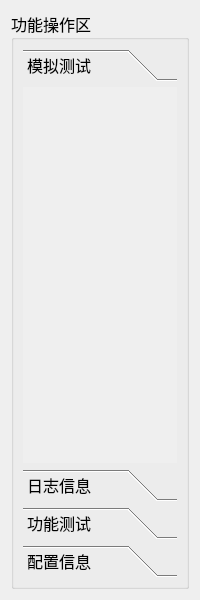
<?xml version="1.0" encoding="UTF-8"?>
<ui version="4.0">
 <class>SitoolBoxWid</class>
 <widget class="QWidget" name="SitoolBoxWid">
  <property name="geometry">
   <rect>
    <x>0</x>
    <y>0</y>
    <width>200</width>
    <height>600</height>
   </rect>
  </property>
  <property name="windowTitle">
   <string>Form</string>
  </property>
  <layout class="QGridLayout" name="gridLayout">
   <item row="0" column="0">
    <widget class="QGroupBox" name="groupBox">
     <property name="font">
      <font>
       <family>微软雅黑</family>
       <pointsize>12</pointsize>
      </font>
     </property>
     <property name="title">
      <string>功能操作区</string>
     </property>
     <layout class="QGridLayout" name="gridLayout_2">
      <item row="0" column="0">
       <widget class="QToolBox" name="toolBox">
        <property name="currentIndex">
         <number>0</number>
        </property>
        <widget class="QWidget" name="simulatePage">
         <property name="geometry">
          <rect>
           <x>0</x>
           <y>0</y>
           <width>162</width>
           <height>401</height>
          </rect>
         </property>
         <attribute name="label">
          <string>模拟测试</string>
         </attribute>
        </widget>
        <widget class="QWidget" name="logsPage">
         <property name="geometry">
          <rect>
           <x>0</x>
           <y>0</y>
           <width>162</width>
           <height>446</height>
          </rect>
         </property>
         <attribute name="label">
          <string>日志信息</string>
         </attribute>
        </widget>
        <widget class="QWidget" name="testPage">
         <property name="geometry">
          <rect>
           <x>0</x>
           <y>0</y>
           <width>162</width>
           <height>446</height>
          </rect>
         </property>
         <attribute name="label">
          <string>功能测试</string>
         </attribute>
        </widget>
        <widget class="QWidget" name="settingPage">
         <property name="geometry">
          <rect>
           <x>0</x>
           <y>0</y>
           <width>162</width>
           <height>446</height>
          </rect>
         </property>
         <attribute name="label">
          <string>配置信息</string>
         </attribute>
        </widget>
       </widget>
      </item>
     </layout>
    </widget>
   </item>
  </layout>
 </widget>
 <resources/>
 <connections/>
</ui>
